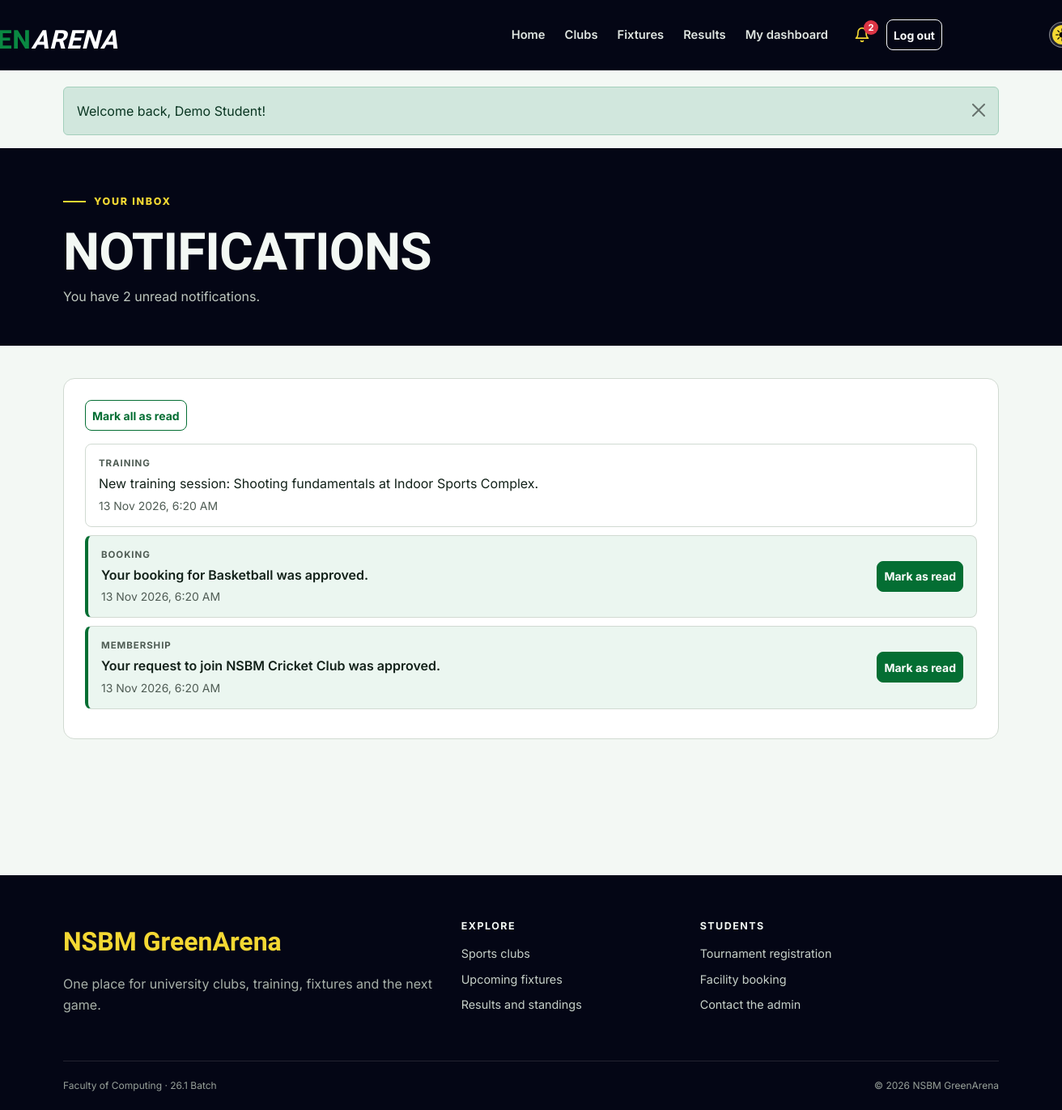
/notifications.php (signed in), run on the app's committed database.
### tables this page shows
CREATE TABLE users (
    id INT UNSIGNED AUTO_INCREMENT PRIMARY KEY,
    student_id VARCHAR(20) NOT NULL UNIQUE,
    full_name VARCHAR(100) NOT NULL,
    email VARCHAR(120) NOT NULL UNIQUE,
    password_hash VARCHAR(255) NOT NULL,
    role ENUM('student', 'admin') NOT NULL DEFAULT 'student',
    created_at TIMESTAMP DEFAULT CURRENT_TIMESTAMP
);

CREATE TABLE IF NOT EXISTS notifications (
    id INT UNSIGNED AUTO_INCREMENT PRIMARY KEY,
    user_id INT UNSIGNED NOT NULL,
    type VARCHAR(30) NOT NULL,
    message VARCHAR(255) NOT NULL,
    link VARCHAR(255) NULL,
    is_read TINYINT(1) NOT NULL DEFAULT 0,
    created_at TIMESTAMP DEFAULT CURRENT_TIMESTAMP,
    INDEX idx_notifications_user (user_id, is_read),
    FOREIGN KEY (user_id) REFERENCES users(id) ON DELETE CASCADE
);

### includes/functions.php (called while the page is built, shortened)
<?php
function e($value)
{
    return htmlspecialchars($value ?? '', ENT_QUOTES);
}
function url($path = '')
{
    return BASE_PATH . '/' . ltrim($path, '/');
}
function asset($path)
{
    return url('assets/' . ltrim($path, '/'));
}
function run_query($sql, $params = [])
{
    global $connection;
    $statement = mysqli_prepare($connection, $sql);
    if (count($params) > 0) {
        $types = str_repeat('s', count($params));
        mysqli_stmt_bind_param($statement, $types, ...$params);
    }
    if (!mysqli_stmt_execute($statement)) {
        die('SQL error: ' . mysqli_stmt_error($statement));
    }
    return $statement;
}
function fetch_all($sql, $params = [])
{
    $statement = run_query($sql, $params);
    $result = mysqli_stmt_get_result($statement);
    return mysqli_fetch_all($result, MYSQLI_ASSOC);
}
function fetch_one($sql, $params = [])
{
    $rows = fetch_all($sql, $params);
    if (count($rows) > 0) {
        return $rows[0];
    }
    return false;
}
function get_flashes()
{
    $messages = $_SESSION['flash'] ?? [];
    return $messages;
}
function format_date($date, $format = 'd M Y')
{
    if ($date) {
        return date($format, strtotime($date));
    }
    return 'Not set';
}
function active_class($page, $activePage)
{
    if ($page === $activePage) {
        return 'active';
    }
    return '';
}
function notifications_ready()
{
    global $connection;
    static $ready = null;
    if ($ready === null) {
        $result = mysqli_query($connection, "SHOW TABLES LIKE 'notifications'");
        $ready = $result && mysqli_num_rows($result) > 0;
    }
    return $ready;
}
function unread_count($userId)
{
    if (!notifications_ready()) {
        return 0;
    }
    return (int) fetch_one('SELECT COUNT(*) AS total FROM notifications WHERE user_id = ? AND is_read = 0', [$userId])['total'];
}

### includes/auth.php (called while the page is built, shortened)
<?php
function current_user()
{
    $user = fetch_one('SELECT id, student_id, full_name, email, role FROM users WHERE id = ?', [$_SESSION['user_id']]);
    return $user;
}

### notifications.php (the view, shortened to what this page needs)
<?php
$userId = current_user()['id'];
$activePage = 'notifications';
$unread = unread_count($userId);
$notifications = [];
if (notifications_ready()) {
    $notifications = fetch_all('SELECT * FROM notifications WHERE user_id = ? ORDER BY created_at DESC, id DESC LIMIT 50', [$userId]);
}
include __DIR__ . '/includes/header.php';
?>
<section class="page-hero">
    <div class="container"><span class="hero-kicker">Your inbox</span>
        <h1>Notifications</h1>
        <p><?= $unread > 0 ? 'You have ' . $unread . ' unread notification' . ($unread === 1 ? '' : 's') . '.' : 'You are all caught up.' ?></p>
    </div>
</section>
<section class="page-content">
    <div class="container dashboard-content">
        <section class="content-panel">
            <?php if ($notifications): ?>
                <?php if ($unread > 0): ?>
                    <form method="post" class="mb-3">
                        <button class="btn btn-sm btn-outline-sport" type="submit">Mark all as read</button>
                    </form>
                <?php endif; ?>
                <ul class="notification-list">
                    <?php foreach ($notifications as $item): ?>
                        <li class="notification-item <?= $item['is_read'] ? '' : 'unread' ?>">
                            <div class="notification-body">
                                <span class="notification-type"><?= e(ucfirst($item['type'])) ?></span>
                                <?php if ($item['link']): ?>
                                    <a class="notification-text" href="<?= e(url('notifications.php?open=' . $item['id'])) ?>"><?= e($item['message']) ?></a>
                                <?php else: ?>
                                    <span class="notification-text"><?= e($item['message']) ?></span>
                                <?php endif; ?>
                                <small class="notification-time"><?= format_date($item['created_at'], 'd M Y, g:i A') ?></small>
                            </div>
                            <?php if (!$item['is_read']): ?>
                                <form method="post">
                                    <button class="btn btn-sm btn-sport" type="submit">Mark as read</button>
                                </form>
                            <?php endif; ?>
                        </li>
                    <?php endforeach; ?>
                </ul>
            <?php else: ?>
                <p class="mb-0">No notifications yet. They will appear here when something changes on your account.</p>
            <?php endif; ?>
        </section>
    </div>
</section>
<?php include __DIR__ . '/includes/footer.php'; ?>

### includes/header.php (shortened to what this page needs)
<?php
$activePage = $activePage ?? '';
$bodyClass = $bodyClass ?? '';
$user = current_user();
$flashes = get_flashes();
$unreadNotifications = $user ? unread_count($user['id']) : 0;
?>
<!doctype html>
<html lang="en">
    <head>
        <link href="https://cdn.jsdelivr.net/npm/bootstrap@5.3.3/dist/css/bootstrap.min.css" rel="stylesheet">
        <link href="<?= e(asset('css/style.css')) ?>" rel="stylesheet">
        <link href="<?= e(asset('css/theme.css')) ?>" rel="stylesheet">
    </head>
    <body class="<?= e($bodyClass) ?>">
        <header>
            <nav class="navbar navbar-expand-lg navbar-dark site-navbar" aria-label="Main navigation">
                <div class="container">
                    <a class="navbar-brand brand" href="<?= e(url('index.php')) ?>" aria-label="NSBM GreenArena home">
                        <span class="green-arena-title"><span class="t-nsbm">  NSBM</span><span class="t-green">GREEN</span><span class="t-arena">ARENA</span></span>
                    </a>
                    <div class="collapse navbar-collapse" id="mainNav">
                        <ul class="navbar-nav ms-auto align-items-lg-center">
                            <li class="nav-item"><a class="nav-link <?= active_class('home', $activePage) ?>" href="<?= e(url('index.php')) ?>">Home</a></li>
                            <li class="nav-item"><a class="nav-link <?= active_class('clubs', $activePage) ?>" href="<?= e(url('clubs.php')) ?>">Clubs</a></li>
                            <li class="nav-item"><a class="nav-link <?= active_class('fixtures', $activePage) ?>" href="<?= e(url('fixtures.php')) ?>">Fixtures</a></li>
                            <li class="nav-item"><a class="nav-link <?= active_class('results', $activePage) ?>" href="<?= e(url('results.php')) ?>">Results</a></li>
                            <?php if ($user): ?>
                                <li class="nav-item"><a class="nav-link <?= active_class('dashboard', $activePage) ?>" href="<?= e(url($user['role'] === 'admin' ? 'admin/index.php' : 'student/dashboard.php')) ?>"><?= $user['role'] === 'admin' ? 'Admin panel' : 'My dashboard' ?></a></li>
                                <li class="nav-item ms-lg-2">
                                    <a class="nav-link notification-bell <?= active_class('notifications', $activePage) ?>" href="<?= e(url('notifications.php')) ?>" aria-label="Notifications">
                                        <svg width="20" height="20" viewBox="0 0 24 24" fill="none" stroke="currentColor" stroke-width="2" stroke-linecap="round" stroke-linejoin="round" aria-hidden="true"><path d="M18 8a6 6 0 0 0-12 0c0 7-3 9-3 9h18s-3-2-3-9"/><path d="M13.7 21a2 2 0 0 1-3.4 0"/></svg>
                                        <span class="notification-badge" id="notification-count" <?= $unreadNotifications > 0 ? '' : 'hidden' ?>><?= $unreadNotifications ?></span>
                                    </a>
                                </li>
                                <li class="nav-item ms-lg-2">
                                    <form action="<?= e(url('logout.php')) ?>" method="post" class="m-0">
                                        <button class="btn btn-sm btn-outline-light w-100" type="submit">Log out</button>
                                    </form>
                                </li>
                            <?php else: ?>
                                <li class="nav-item"><a class="nav-link <?= active_class('login', $activePage) ?>" href="<?= e(url('login.php')) ?>">Log in</a></li>
                                <li class="nav-item ms-lg-2 mt-2 mt-lg-0"><a class="btn btn-sm btn-sport" href="<?= e(url('register.php')) ?>">Join GreenArena</a></li>
                            <?php endif; ?>
                            <li class="nav-item ms-lg-2 mt-2 mt-lg-0">
                                <button class="theme-switch" id="theme-toggle" type="button" role="switch" aria-checked="false" aria-label="Dark mode">
                                    <img class="switch-icon icon-sun" src="<?= e(asset('img/sun.png')) ?>" alt="">
                                </button>
                            </li>
                        </ul>
                    </div>
                </div>
            </nav>
        </header>
        <main id="main-content">
            <?php if ($flashes): ?>
                <div class="container flash-container" aria-live="polite">
                    <?php foreach ($flashes as $message): ?>
                        <div class="alert alert-<?= e($message['type']) ?> alert-dismissible fade show" role="alert">
                            <?= e($message['message']) ?>
                            <button type="button" class="btn-close" data-bs-dismiss="alert" aria-label="Close"></button>
                        </div>
                    <?php endforeach; ?>
                </div>
            <?php endif; ?>

### assets/css/theme.css (style rules this page uses)
.theme-switch { position: relative; display: inline-flex; align-items: center; justify-content: space-between; width: 62px; height: 32px; padding: 0 7px; border: 1px solid rgba(255, 255, 255, 0.45); border-radius: 16px; background: rgba(255, 255, 255, 0.12); cursor: pointer; }
.switch-icon { position: relative; z-index: 1; width: 16px; height: 16px; }
@media (min-width: 1200px) { .theme-switch { transform: translateX(200%); } }
@media (min-width: 1200px) { .green-arena-title { transform: translateX(-100%); } }

### data on the page
users: id "2"
notifications: type "TRAINING", message "New training session: Shooting fundamentals at Indoor Sports Complex.", created_at "13 Nov 2026, 6:20 AM"
notifications: type "BOOKING", message "Your booking for Basketball was approved.", created_at "13 Nov 2026, 6:20 AM"
notifications: type "MEMBERSHIP", message "Your request to join NSBM Cricket Club was approved.", created_at "13 Nov 2026, 6:20 AM"

### other printed values
$message['message'] "Welcome back, Demo Student!"
